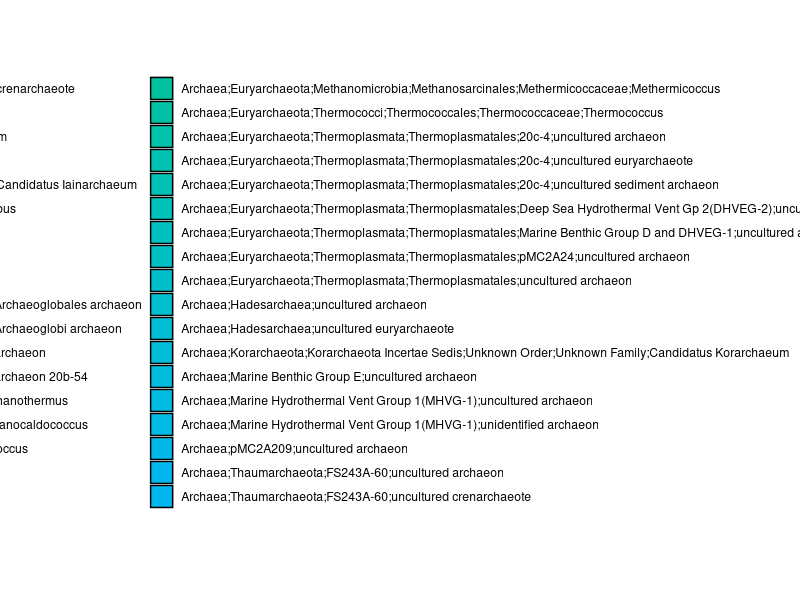
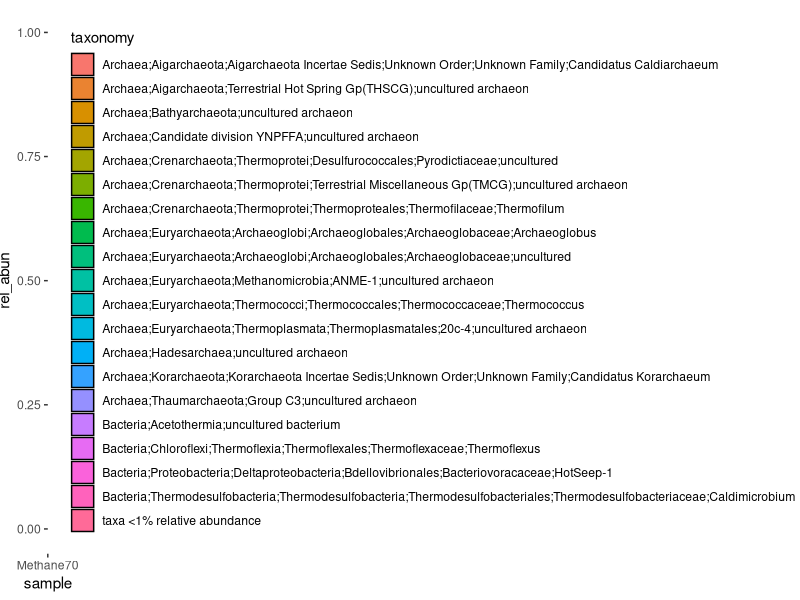
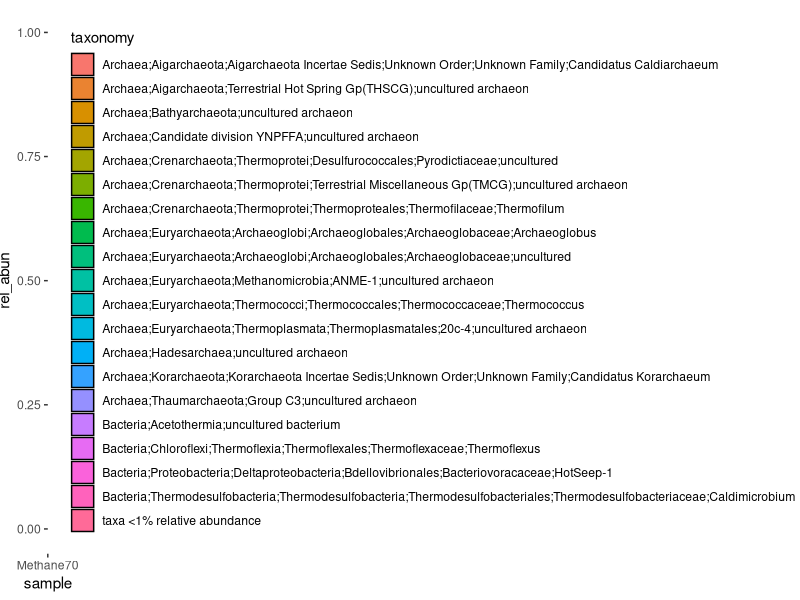

These charts were generated, in order, by the following R code:
# Plotting 16S data

# Load packages:
library(tidyr)
library(dplyr)
library(ggplot2)

# Load data:
data <- read.table(file = "data/16S_data_phyloflash.tsv", header=T)

# Check it out:
head(data)

# Create tibble (dataframe readable for tidyverse):
data.tb <- tibble(data)

# Create subset: filter only the sample "Methane70":
data.tb.subset <- data.tb %>% filter(sample=="Methane70")

# Create a column with relative abundances of each taxon:
data.tb.subset <- data.tb.subset %>% mutate(rel_abun=(reads/sum(reads)))

# the plot 
ggplot(data=data.tb.subset, aes(x=sample, y=rel_abun, fill=taxonomy))+ 
  geom_bar(stat="identity", position="stack", color="black")
# Can you see the problem in the plot?

# Let's collapse taxa with <1% relative abundance into a generic category.
# Rename the taxonomy row where the relative abundance is lower than 0.01:
data.tb.subset$taxonomy[ data.tb.subset$rel_abun<0.01 ] <- "taxa <1% relative abundance"

# Let's generate the plot with the new dataset:
data.plot <- ggplot(data=data.tb.subset, aes(x=sample, y=rel_abun, fill=taxonomy))+ 
  geom_bar(stat="identity", position="stack", color="black")
# Here's the plot:
data.plot

# Let's save the plot for further processing
ggsave(filename = "16S_plot.pdf", plot=data.plot, device="pdf", width=25, height=15, units="cm")
